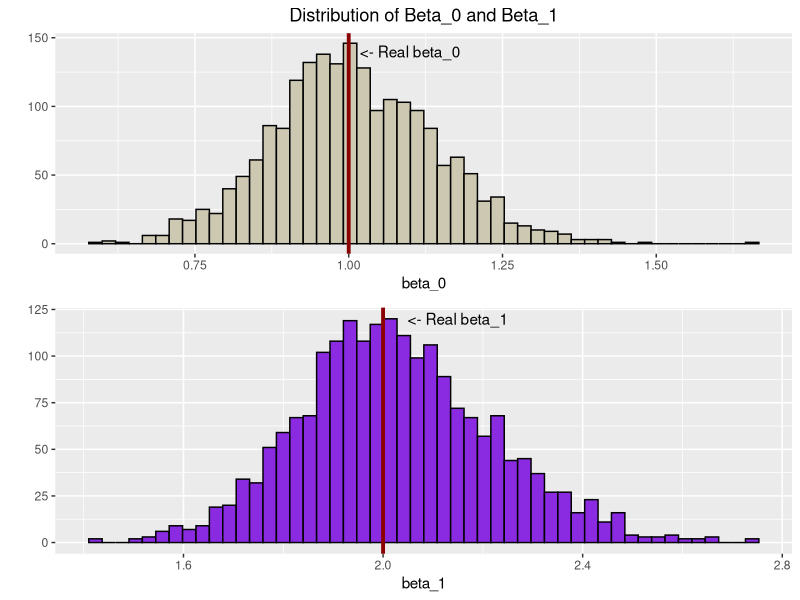
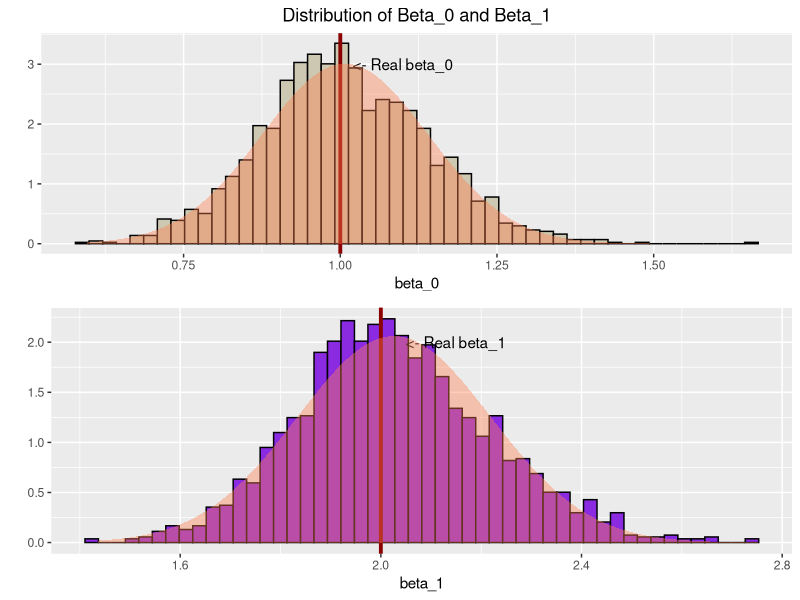
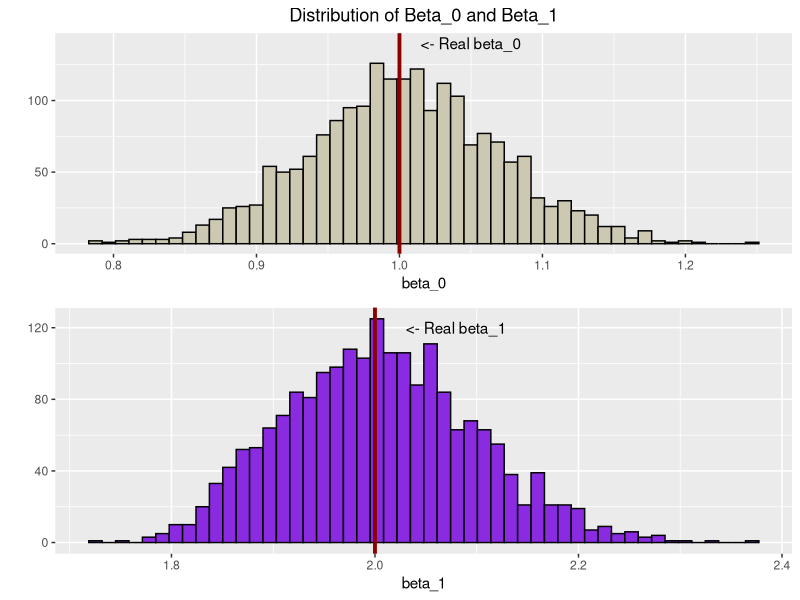
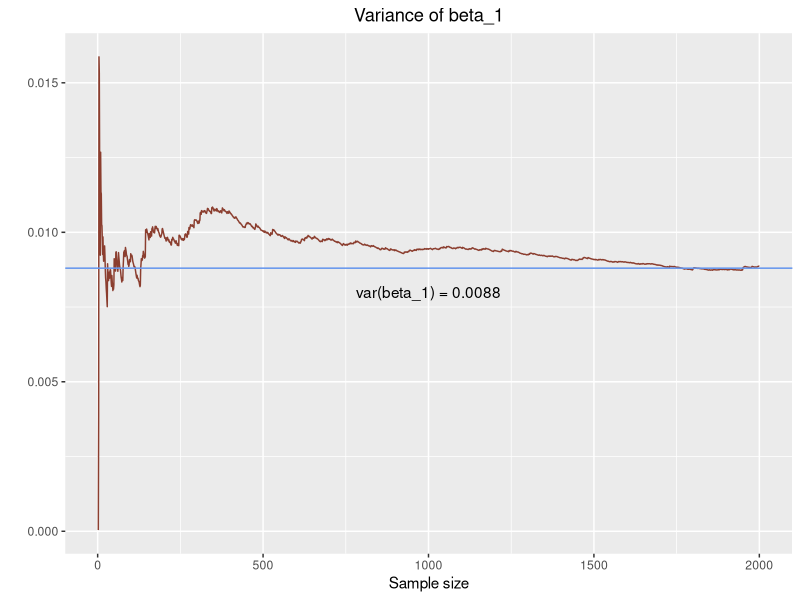
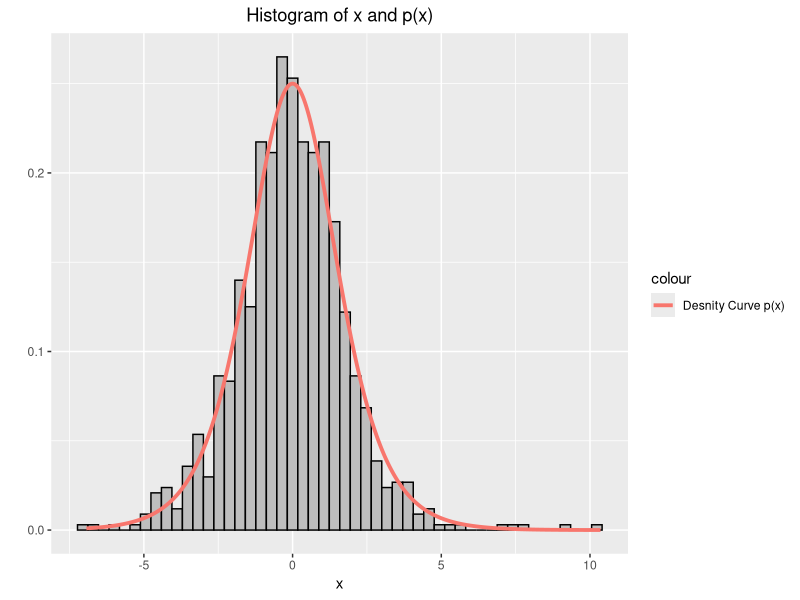

Reproduce these figures in R, in order.
## ---- chunk 1
knitr::opts_chunk$set(echo = TRUE)
## ---- chunk 2
n <- 500
set.seed(403)
x <- rnorm(n, mean=0, sd=1)
p <- exp(1+2*x)/(1 + exp(1+2*x))
y <- rbinom(n,1,p)

model.fit <- glm(y~x, family=binomial)
model.fit
## ---- chunk 3
print(paste('The fitted parameter beta_0 is ', model.fit$coefficients[1]))
print(paste('The fitted parameter beta_1 is ', model.fit$coefficients[2]))
## ---- chunk 4
library(ggplot2)
require(gridExtra)

N <- 2000
b0 <- rep(0, N)
b1 <- rep(0, N)
n <- 500
set.seed(403)
for (i in 1:N) {
  x <- rnorm(n, mean=0, sd=1)
  p <- exp(1+2*x)/(1 + exp(1+2*x))
  model.fit <- glm(rbinom(n,1,p)~x, family=binomial)
  b0[i] <- model.fit$coefficients[1]
  b1[i] <- model.fit$coefficients[2]
}

p1 <- ggplot() + geom_histogram(aes(b0), 
                          bins=50,
                          color="black",
                          fill="cornsilk3") + 
  geom_vline(xintercept=1, 
             color='darkred', 
             size=1.3) + 
  annotate('text', x=1.1, 
           y=140, label='<- Real beta_0') +  
  xlab('beta_0') + ylab('') + 
  ggtitle('Distribution of Beta_0 and Beta_1') +
  theme(plot.title = element_text(hjust = 0.5))

p2 <- ggplot() + geom_histogram(aes(b1), 
                          bins=50,
                          color="black",
                          fill="blueviolet") + 
  geom_vline(xintercept=2, 
             color='darkred',
             size=1.3) + 
  annotate('text', x=2.15, 
           y=120, label='<- Real beta_1') +  
  xlab('beta_1') + ylab('')

grid.arrange(p1, p2, nrow=2)
## ---- chunk 5
library(MASS)
b0.fit <- fitdistr(b0, densfun='normal')
b1.fit <- fitdistr(b1, densfun='normal')

b0.x <- seq(from=min(b0), to=max(b0), length.out=length(b0))
b1.x <- seq(from=min(b1), to=max(b1), length.out=length(b1))

b0.d <- dnorm(b0.x, b0.fit$estimate[1], b0.fit$estimate[2])
b1.d <- dnorm(b1.x, b1.fit$estimate[1], b1.fit$estimate[2])

p1 <- ggplot() + geom_histogram(aes(b0, y=..density..), 
                          bins=50,
                          color="black",
                          fill="cornsilk3") + 
  geom_vline(xintercept=1,                                               color='darkred', 
             size=1.3) + 
  annotate('text', x=1.1, 
           y=3, label='<- Real beta_0') +
  geom_area(aes(b0.x, b0.d), 
            fill='coral', alpha=0.4) + 
  xlab('beta_0') + ylab('') + 
  ggtitle('Distribution of Beta_0 and Beta_1') +
  theme(plot.title = element_text(hjust = 0.5))

p2 <- ggplot() + geom_histogram(aes(b1, y=..density..), 
                          bins=50,
                          color="black",
                          fill="blueviolet") + 
  geom_vline(xintercept=2, 
             color='darkred', 
             size=1.3) + 
  annotate('text', x=2.15, 
           y=2, label='<- Real beta_1') +
  geom_area(aes(b1.x, b1.d), 
            fill='coral', 
            alpha=0.4) + 
  xlab('beta_1') + ylab('')

grid.arrange(p1, p2, nrow=2)
## ---- chunk 6
N <- 2000
b0 <- rep(0, N)
b1 <- rep(0, N)
n <- 2000
set.seed(403)
for (i in 1:N) {
  x <- rnorm(n, mean=0, sd=1)
  p <- exp(1+2*x)/(1 + exp(1+2*x))
  model.fit <- glm(rbinom(n,1,p)~x, family=binomial)
  b0[i] <- model.fit$coefficients[1]
  b1[i] <- model.fit$coefficients[2]
}

p1 <- ggplot() + geom_histogram(aes(b0), 
                          bins=50,
                          color="black",
                          fill="cornsilk3") + 
  geom_vline(xintercept=1,
             color='darkred', 
             size=1.3) + 
  annotate('text', x=1.05, 
           y=140, label='<- Real beta_0') +  
  xlab('beta_0') + ylab('') + 
  ggtitle('Distribution of Beta_0 and Beta_1') +
  theme(plot.title = element_text(hjust = 0.5))

p2 <- ggplot() + geom_histogram(aes(b1), 
                          bins=50,
                          color="black",
                          fill="blueviolet") + 
  geom_vline(xintercept=2,                                               color='darkred', 
             size=1.3) + 
  annotate('text', x=2.08, 
           y=120, label='<- Real beta_1') +  
  xlab('beta_1') + ylab('')

grid.arrange(p1, p2, nrow=2)
## ---- chunk 7
N <- 2000
b1 <- rep(0, N)
bi.var <- rep(0, N)
n <- 2000
set.seed(403)
for (i in 1:N) {
  x <- rnorm(n, mean=0, sd=1)
  p <- exp(1+2*x)/(1 + exp(1+2*x))
  model.fit <- glm(rbinom(n,1,p)~x, family=binomial)
  b1[i] <- model.fit$coefficients[2]
  if (i >= 2) {
    bi.var[i] <- var(b1[1:i])
  }
}
## ---- chunk 8
ggplot() + geom_line(aes(x=2:N, y=bi.var[-1]), color='coral4') + geom_hline(yintercept=0.0088, color='cornflowerblue') + xlab('Sample size') + 
  ylab('') + annotate('text', x=1000, y=0.008, label='var(beta_1) = 0.0088') + 
  ggtitle('Variance of beta_1') + 
  theme(plot.title = element_text(hjust = 0.5))
## ---- chunk 9
f <- function(x) {
  return(exp(x)/(1+exp(x))^2)
}
sample_size <- 1000
x <- seq(from=-10, to=-10, length.out=sample_size)
print(paste('The mean of the random variable is ', mean(f(x))))
      
print(paste('The median of the random variable is ', mean(f(x))))
## ---- chunk 10
set.seed(403)
n <- 50000
M <- 2
U <- runif(N, min=0, max=1)
Y <- rexp(N, rate=1)*(rbinom(N,1,0.5)*2-1)

Q <- dexp(abs(Y)) / 2
X <- Y[U < f(Y)/(M*Q)]
## ---- chunk 11
xx <- seq(from=min(X), to=max(X), length.out=length(X))
ggplot() + geom_histogram(aes(X, y=..density..), 
                          bins=50,
                          color='black',
                          fill='grey') + 
            geom_line(aes(xx, f(xx), 
                  color='Desnity Curve p(x)'), 
              size=1.3) + xlab('x') + ylab('') + ggtitle('Histogram of x and p(x)') + 
  theme(plot.title = element_text(hjust = 0.5))
